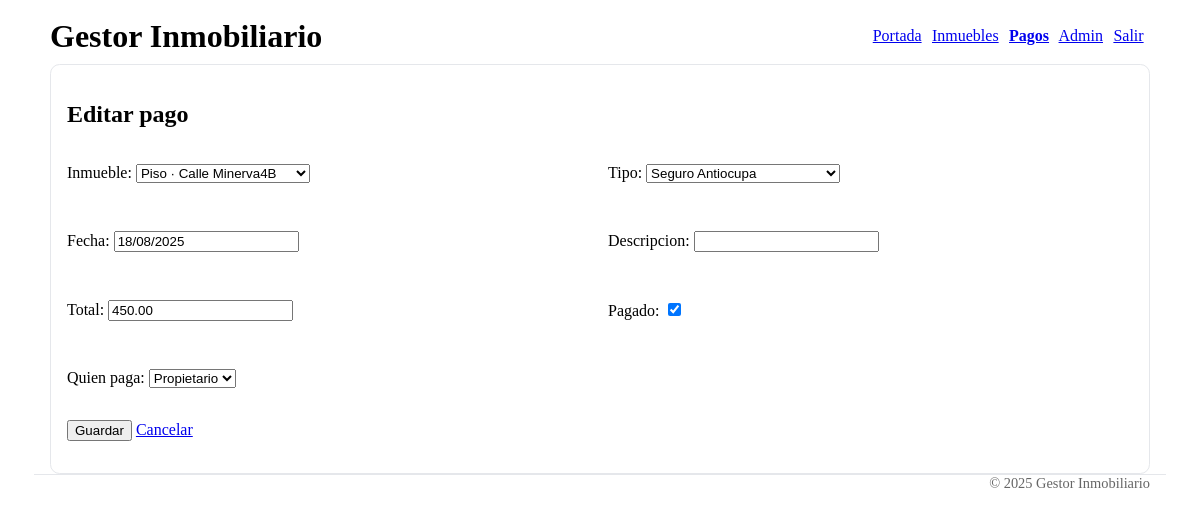
Screenshot of /pagos/2/editar/ (signed in) with the database file from the repository.
### portada/models.py (models this page shows, shortened)
class Pago(models.Model):
    inmueble = models.ForeignKey(Inmueble, on_delete=models.CASCADE, related_name='pagos')
    contrato = models.ForeignKey(Contrato, on_delete=models.SET_NULL, null=True, blank=True, related_name='pagos')
    tipo= models.ForeignKey(TipoPago, on_delete= models.PROTECT, related_name='pagos')
    fecha= models.DateField()
    descripcion= models.CharField(max_length=200, blank=True)
    total = models.DecimalField(max_digits=10, decimal_places=2)
    pagado = models.BooleanField(default=False)
    QUIEN_CHOICES = [
        ('inquilino', 'Inquilino'),
        ('propietario', 'Propietario'),
    ]
    quien_paga = models.CharField(max_length=20 , choices = QUIEN_CHOICES)

class Inmueble(models.Model):
    TIPO_CHOICES =[
        ('piso', 'Piso'),
        ('local', 'Local'),
        ('garaje', 'Garage'),
        ('trastero', 'Trastero'),
    ]
    tipo = models.CharField(max_length=20, choices=TIPO_CHOICES)
    direccion = models.CharField(max_length=200)
    planta = models.CharField(max_length=10, blank=True)
    puerta = models.CharField(max_length=10, blank=True)
    metros = models.FloatField()
    habitaciones = models.IntegerField(null=True, blank=True)
    propietario = models.ForeignKey(Propietario, on_delete=models.CASCADE, related_name='inmuebles')
    def __str__(self):
        return f"{self.get_tipo_display()} · {self.direccion}{self.planta or ''}{self.puerta or ''}".strip()

### inmuebles/views.py (the view)
# urls.py: path('<int:pk>/editar/', views.PagoUpdate.as_view(), name='editar'),
class PagoUpdate(LoginRequiredMixin, UpdateView):
    model = Pago
    form_class = PagoForm
    template_name = 'pagos/form.html'
    success_url = reverse_lazy('pagos:lista')

### inmuebles/views.py
class PagoForm(forms.ModelForm):
    class Meta:
        model = Pago
        fields = ['inmueble', 'tipo', 'fecha', 'descripcion', 'total', 'pagado', 'quien_paga']

### portada/models.py (called while the page is built)
    def __str__(self):
        return self.nombre

### inmuebles/templates/pagos/form.html (shortened to what this page needs)
{% extends "portada/base.html" %}
{% block content %}
<section class="card">
  <h2>{% if view.object %}Editar pago{% else %}Nuevo pago{% endif %}</h2>
  <form method="post">
    <div style="display:grid; grid-template-columns: repeat(2, minmax(240px,1fr)); gap: 1rem;">
      {{ form.as_p }}
    </div>
    <p>
      <button type="submit">Guardar</button>
      <a class="button" href="{% url 'pagos:lista' %}">Cancelar</a>
    </p>
  </form>
</section>
{% endblock %}

### portada/templates/portada/base.html (style rules this page uses)
:root { --accent-hue: 210; --border-color: #e5e7eb; --surface: #f8fafc; }
.card { border:1px solid var(--border-color); border-radius:.6rem; padding:1rem; background: white; }

### rows the page displays
Pago: inmueble "Piso · Calle Minerva4B", fecha "18/08/2025", total "450.00", pagado "☑", quien_paga "Propietario"
Inmueble: tipo "Seguro Antiocupa"
